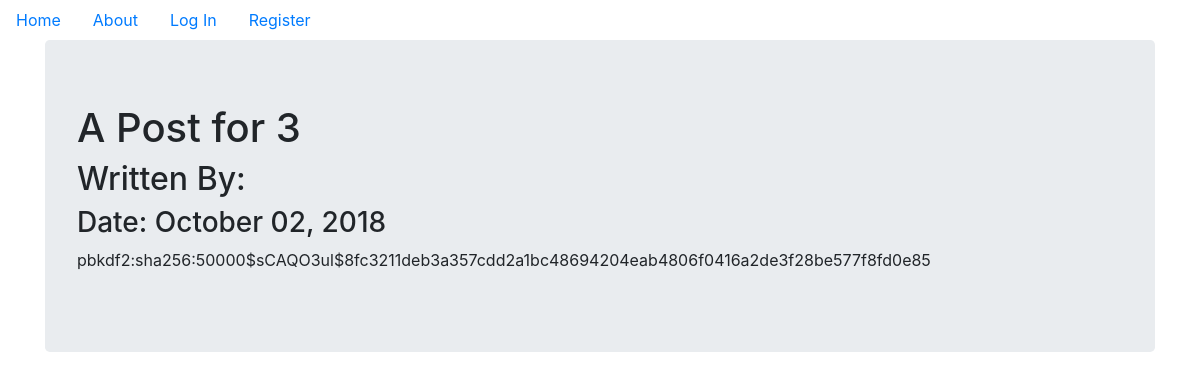
The page /14 on the database its author committed.
### pupblog/models.py (models this page shows, shortened)
class BlogPost(db.Model):
  users = db.relationship(User)
  id = db.Column(db.Integer, primary_key=True)
  user_id = db.Column(db.Integer, db.ForeignKey('users.id'), nullable=False)
  date = db.Column(db.DateTime, nullable=False, default=datetime.utcnow)
  title = db.Column(db.String(140), nullable=False)
  text = db.Column(db.Text, nullable=False)

### pupblog/users/views.py (the view)
@users.route('/<username>')
def user_posts(username):
  page = request.args.get('page', 1, type=int)
  user = User.query.filter_by(username=username).first_or_404()
  blog_posts = BlogPost.query.filter_by(author=user).order_by(BlogPost.date.desc()).paginate(page=page, per_page=5)
  return render_template('user_blog_posts.html', blog_posts=blog_posts, user=user)

### pupblog/blogposts/views.py (called while the page is built)
@blog_posts.route('/<int:blog_post_id>')
def blog_post(blog_post_id):
  blog_post = BlogPost.query.get_or_404(blog_post_id)
  return render_template('blog_post.html', title=blog_post.title,
                                date=blog_post.date, post=blog_post)

### pupblog/templates/blog_post.html (shortened to what this page needs)
{% extends "base.html" %}
{% block content %}
<div class="jumbotron">
  <h1>{{ title }}</h1>
  <h2>Written By:{{ post.author.user}}</h2>
  <h3>Date: {{post.date.strftime('%B %d, %Y')}}</h3>
  <p>{{post.text}}</p>
</div>
{% endblock %}

### rows shown on the page
BlogPost: title "A Post for 3", date "October 02, 2018", text "pbkdf2:sha256:50000$sCAQO3ul$8fc3211deb3a357cdd2a1bc48694204eab4806f0416a2de3f28be577f8fd0e85"
